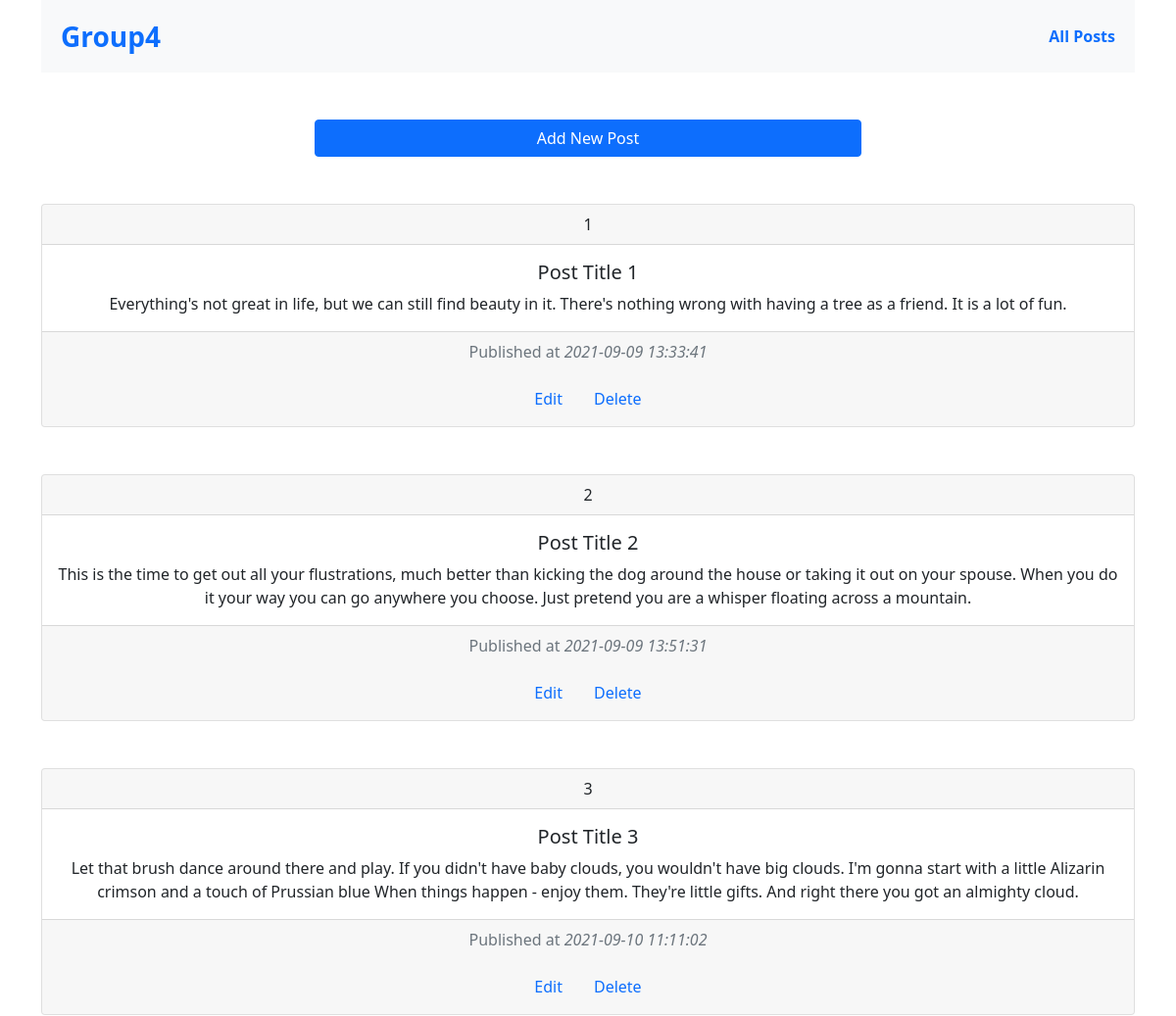
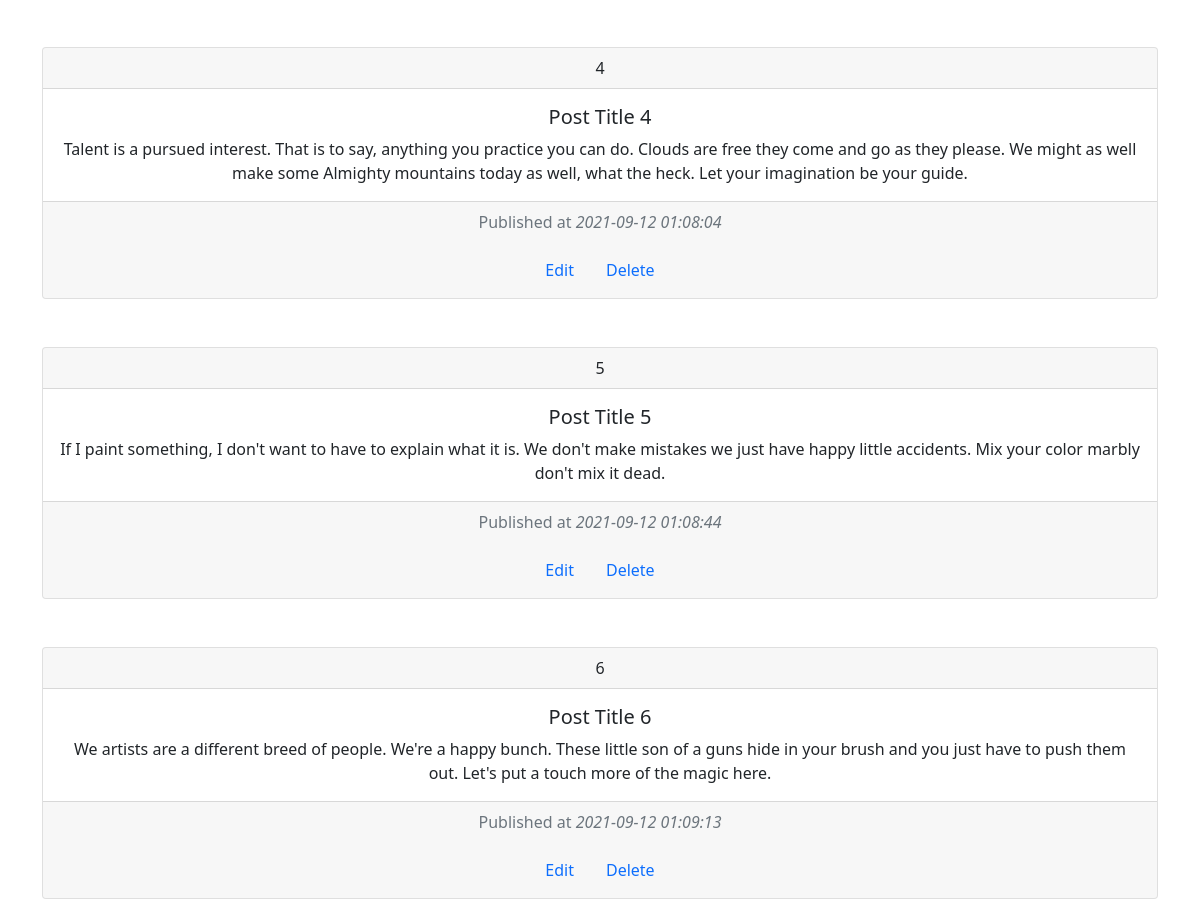
/manage.php, run on the app's committed database (2 pictures, top to bottom).
### tables this page shows
CREATE TABLE `posts` (
  `post_id` int(11) NOT NULL,
  `title` varchar(20) NOT NULL,
  `content` varchar(300) NOT NULL,
  `published_at` timestamp NOT NULL DEFAULT current_timestamp()
);

### db.class.php (called while the page is built, shortened)
<?php
class Db
{
    protected function connect()
    {
        try
        {
            $dsn = "mysql:host=$this->servername; dbname=$this->dbname; charset=UTF8";
            $pdo = new PDO($dsn, $this->username, $this->password );
            return $pdo;
        }
        catch(PDOException $e)
        {
            echo "Veritabanı hatası: {$e->getMessage()}";
            exit(1);
        }
    }
}

### post.class.php (called while the page is built, shortened)
<?php
require_once "db.class.php";
class Post extends Db
{
    public function getPostlist()
    {
        $sql = "SELECT * FROM posts";
        $data = $this->connect()->query($sql);
        return $data->fetchAll(PDO::FETCH_ASSOC);
    }
}

### manage.php (the view, shortened to what this page needs)
<?php
    require_once "post.class.php";
    $postsData = new Post;
    $posts = $postsData->getPostlist();
?>
<!doctype html>
<html lang="en">
  <head>
    <link href="https://cdn.jsdelivr.net/npm/bootstrap@5.1.1/dist/css/bootstrap.min.css" rel="stylesheet">
  </head>
  <body>
    <div class="container text-center">
        <nav class="navbar navbar-expand-lg navbar-light bg-light">
            <div class="container-fluid">
                <a class="navbar-brand p-2 text-primary fs-3 fw-bold" href="<?php echo "index.php" ?>">Group4</a>
                <div class="collapse navbar-collapse" id="navbarNav">
                    <ul class="navbar-nav ms-auto fw-bolder">
                        <li class="nav-item">
                            <a class="nav-link text-primary" href="<?php echo $_SERVER['PHP_SELF']?>">All Posts</a>
                        </li>
                    </ul>
                </div>
            </div>
        </nav>
    <?php
        if(isset($_GET['action'])) {
            switch($_GET['action']) {
                case 'create':
                    echo '<h5 class="bg-primary text-light p-3 ">Create Post</h5>' ?>
                    <hr>
                    <form id="newPostForm" class="d-grid gap-2 col-6 mx-auto my-5" action="manage.php?action=store" method="post">
                    <div class="mb-3">
                        <input class="form-control" id="title" type="text" placeholder="Title" name="title"/>
                    </div>
                    <div class="mb-3">
                         <textarea class="form-control" id="content" type="text" placeholder="Content" name="content" style="height: 10rem;"></textarea>
                    </div>
                    <div class="d-grid">
                        <button class="btn btn-primary btn-lg" type="submit" name="new" >Store</button>
                    </div>
                </form>
                <?php
                break;
                case 'store':
                    $title = $_POST['title'];
                    $content = $_POST['content'];
                    $postsData->createPost($title, $content);
                    header('Location: manage.php');
                break;
                case 'edit':
                    $singlePost = (int) $_GET['postId'];
                    $postId = $postsData->getSinglePost($singlePost);
                    $postId = $postId[0];
                    echo '<h5 class="bg-primary text-light p-3 ">Update Post</h5>'; ?>
                    <hr>
                    <form id="updatePostForm" class="d-grid gap-2 col-6 mx-auto my-5" action="manage.php?action=update&postId=<?php echo $singlePost ?>" method="post">
                        <div class="mb-3">
                            <input class="form-control" id="post_id" type="text" placeholder="Post ID" name="postId" value="<?php echo $postId['post_id'] ?>"/>
                        </div>
                        <div class="mb-3">
                            <input class="form-control" id="title" type="text" placeholder="Title" name="title" value="<?php echo $postId['title'] ?>"/>
                        </div>
                        <div class="mb-3">
                            <textarea class="form-control" id="content" type="text" placeholder="Content" name="content" style="height: 10rem;"><?php echo $postId['content'] ?></textarea>
                        </div>
                            <div class="d-grid">
                            <button class="btn btn-primary text-light btn-lg" type="submit" name="update" >Save</button>
                        </div>
                    </form>
                <?php
                break;
                case 'delete':
                    $postId = (int) $_GET['postId'];
                    $postsData->deletePost($postId);
                    header('Location: manage.php');
                break;
                case 'update':
                    $postId = (int) $_POST['postId'];
                    $title = $_POST['title'];
                    $content = $_POST['content'];
                    $postsData->updatePost($title, $content, $postId);
                break;
                default:
                    return header('Location: manage.php');
                break;
            }
        } else { ?>
            <div class="d-grid gap-2 col-6 mx-auto my-5">
                <a class="btn btn-primary" type="button" href="manage.php?action=create">Add New Post</a>
            </div>
           <?php foreach ($posts as $post): ?>
            <div class="card text-center mt-5">
                <div class="card-header">
                    <?php echo $post['post_id'] ?>
                </div>
                <div class="card-body">
                    <h5 class="card-title"> <?php echo $post['title'] ?></h5>
                    <p class="card-text"> <?php echo $post['content'] ?></p>
                </div>
                <div class="card-footer text-muted">
                    <div><p>Published at <i><?php echo $post['published_at'] ?></i></p></div>
                    <div>
                        <ul class="nav nav-pills d-md-flex justify-content-center">
                        <li class="nav-item">
                            <a class="nav-link" href="<?php echo $_SERVER['PHP_SELF'] . "?action=edit&postId=" . $post['post_id'] ?>">Edit</a>
                        </li>
                        <li class="nav-item">
                            <a class="nav-link" href="<?php echo $_SERVER['PHP_SELF'] . "?action=delete&postId=" . $post['post_id'] ?>">Delete</a>
                        </li>
                    </ul>
                    </div>
                </div>
            </div>
        <?php endforeach;
        } ?>
    </div>
  </body>
</html>

### data on the page
posts: post_id "1", title "Post Title 1", content "Everything's not great in life, but we can still find beauty in it. There's nothing wrong with having a tree as a friend. It is a lot of fun.", published_at "2021-09-09 13:33:41"
posts: post_id "2", title "Post Title 2", content "This is the time to get out all your flustrations, much better than kicking the dog around the house or taking it out on your spouse. When you do it your way you can go anywhere you choose. Just pretend you are a whisper floating across a mountain.", published_at "2021-09-09 13:51:31"
posts: post_id "3", title "Post Title 3", content "Let that brush dance around there and play. If you didn't have baby clouds, you wouldn't have big clouds. I'm gonna start with a little Alizarin crimson and a touch of Prussian blue When things happen - enjoy them. They're little gifts. And right there you got an almighty cloud.", published_at "2021-09-10 11:11:02"
posts: post_id "4", title "Post Title 4", content "Talent is a pursued interest. That is to say, anything you practice you can do. Clouds are free they come and go as they please. We might as well make some Almighty mountains today as well, what the heck. Let your imagination be your guide.", published_at "2021-09-12 01:08:04"
posts: post_id "5", title "Post Title 5", content "If I paint something, I don't want to have to explain what it is. We don't make mistakes we just have happy little accidents. Mix your color marbly don't mix it dead.", published_at "2021-09-12 01:08:44"
posts: post_id "6", title "Post Title 6", content "We artists are a different breed of people. We're a happy bunch. These little son of a guns hide in your brush and you just have to push them out. Let's put a touch more of the magic here.", published_at "2021-09-12 01:09:13"
